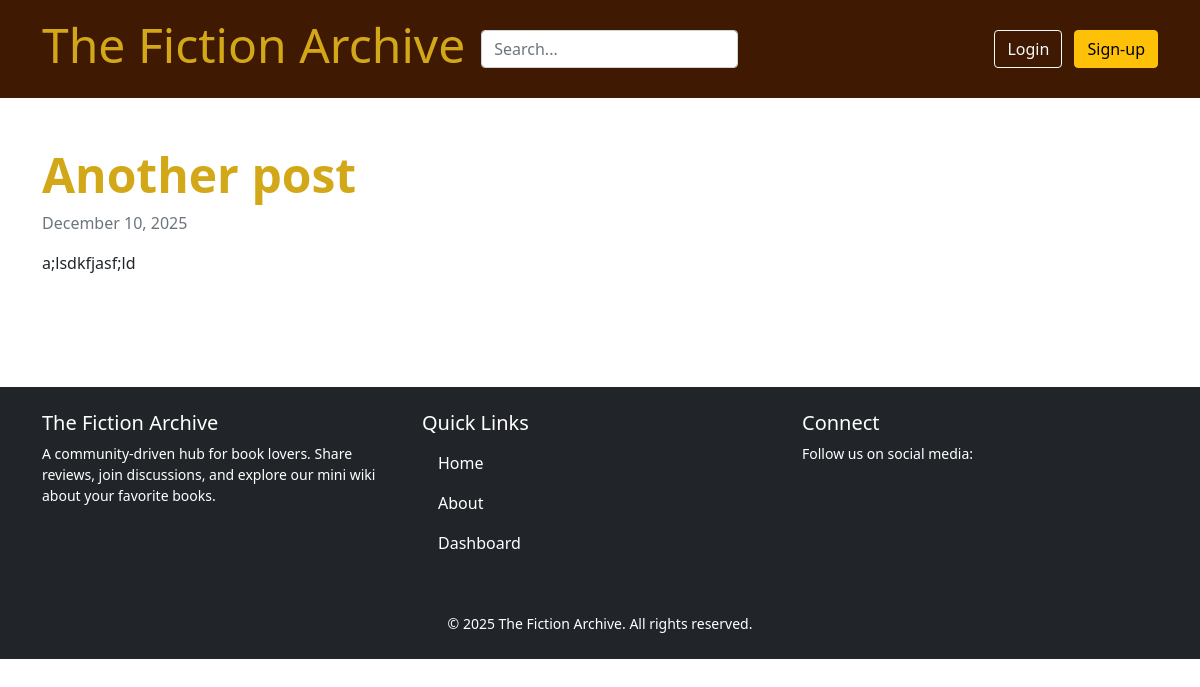
The page /blog/another-post/ on the database its author committed.
### blog/models.py (models this page shows, shortened)
class Post(models.Model):
    title = models.CharField(max_length=200)
    slug = models.SlugField(unique=True, blank=True)
    content = models.TextField()
    created_at = models.DateTimeField(auto_now_add=True)
    updated_at = models.DateTimeField(auto_now=True)
    published = models.BooleanField(default=True)
    featured_image = models.ImageField(upload_to='blog_images/', blank=True, null=True)
    author = models.ForeignKey(User, on_delete=models.CASCADE, related_name="posts", null=True, blank=True)

### blog/views.py (the view)
# urls.py: path('<slug:slug>/', views.detail, name='blog-detail'),
def detail(request, slug):
    post = get_object_or_404(Post, slug=slug)
    return render(request, 'detail.html', {'post': post})

### blog/templates/detail.html (shortened to what this page needs)
{% extends "base.html" %}
{% block content %}
<div class="container py-5">
    <h1 class="display-5 fw-bold">{{ post.title }}</h1>
    <p class="text-muted">{{ post.created_at|date:"F j, Y" }}</p>
    <p>{{ post.content|linebreaks }}</p>
</div>
{% endblock %}

### static/css/base.css (style rules this page uses)
h1 { font-size: 3rem; color: rgb(211, 168, 24); }

### rows shown on the page
Post: title "Another post", created_at "December 10, 2025", content "a;lsdkfjasf;ld"
